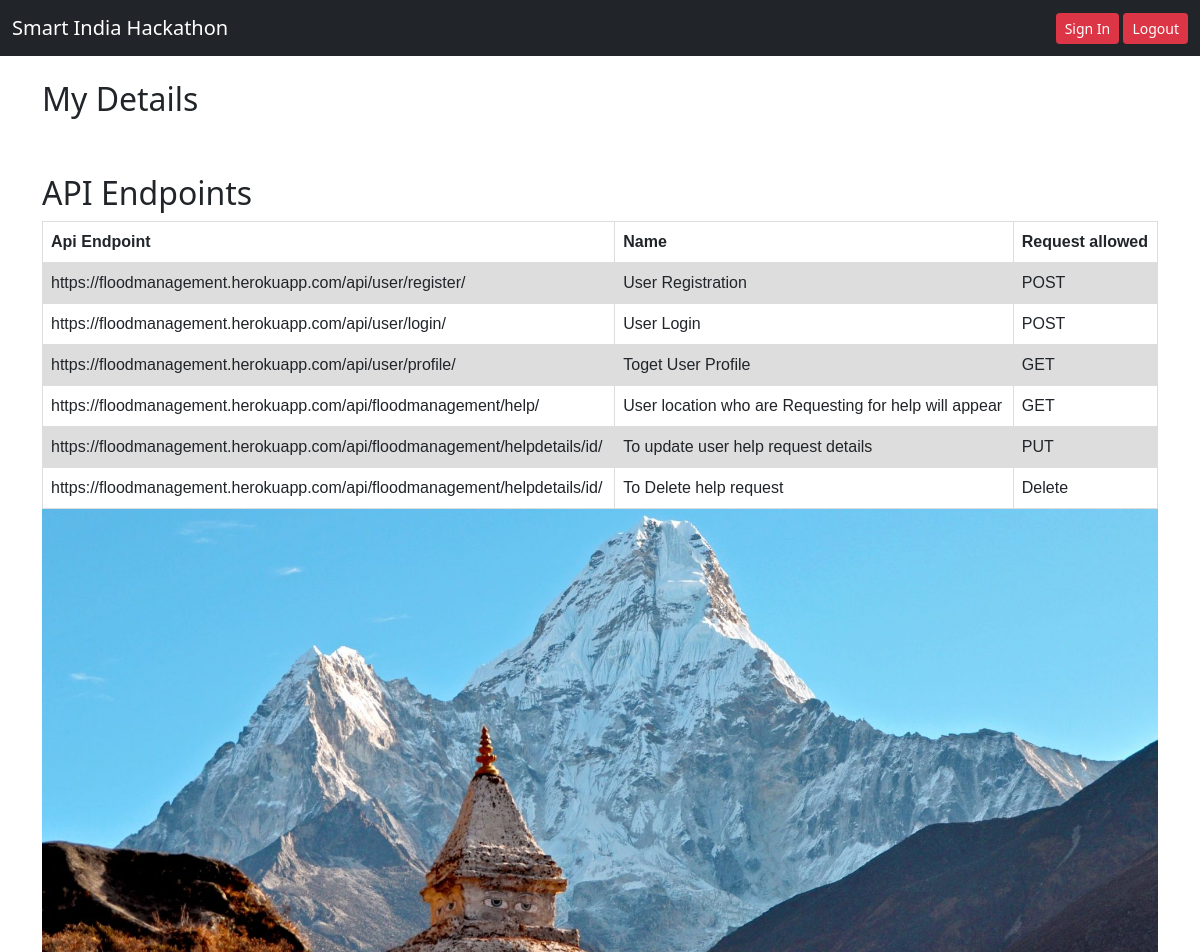
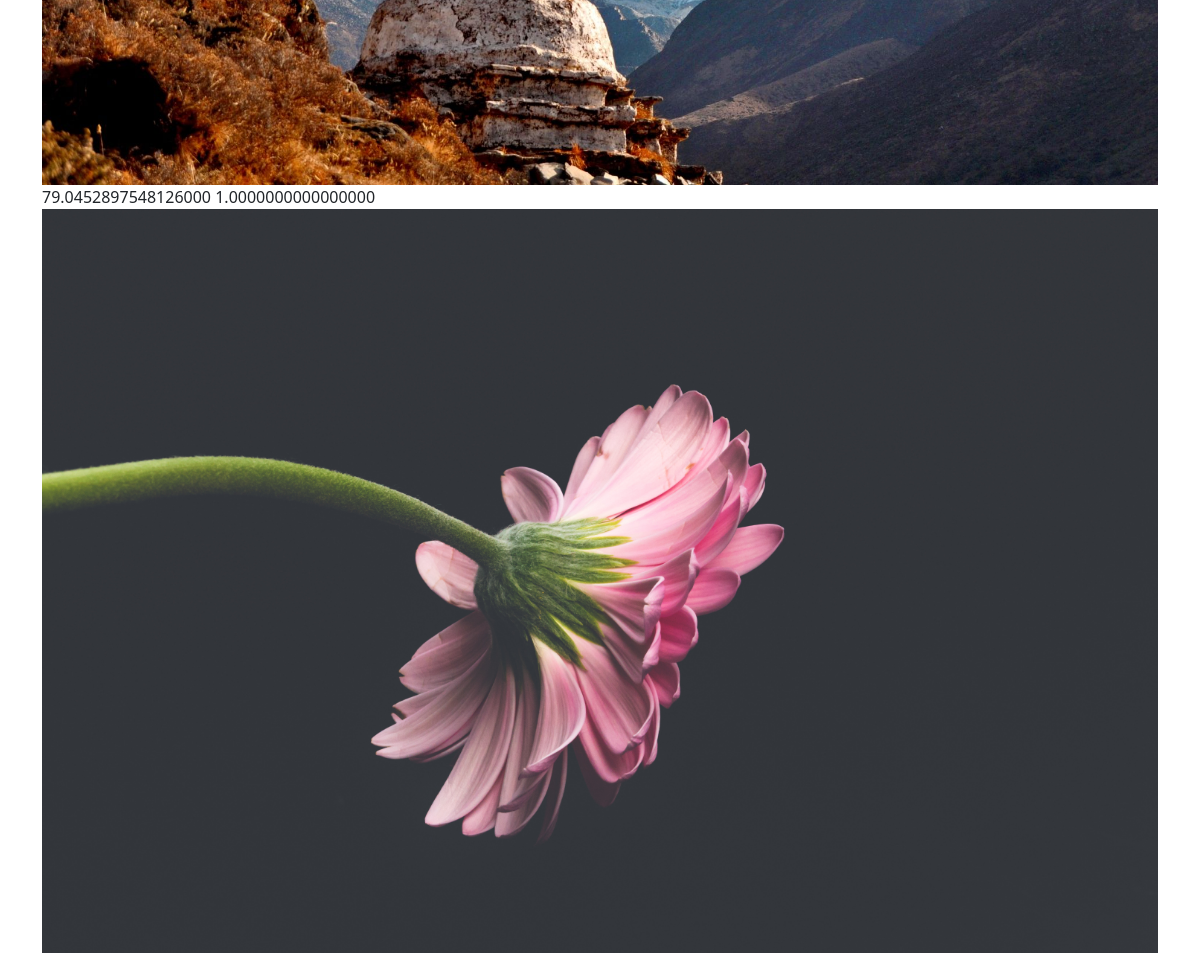
The page / on the database its author committed (2 pictures, top to bottom).
### api_floodmanagement/models.py (models this page shows)
class CrowdSource(models.Model):
    created_at = models.DateTimeField(auto_now_add=True)
    longitude = models.DecimalField(max_digits=19, decimal_places=16)
    latitude = models.DecimalField(max_digits=19, decimal_places=16)
    category = models.CharField(max_length=30, choices = CATEGORY ,default = 'Flood')
    image = models.ImageField(upload_to='crowdsourcing/')
    owner = models.ForeignKey(User, on_delete=models.CASCADE)
    class Meta:
        ordering = ['created_at']

### floodmanagement/views.py (the view)
# urls.py: path('', HomeListView.as_view(), name='home'),
class HomeListView(TemplateView):
    template_name = 'flood/home.html'
    def get_context_data(self, **kwargs):
        m = folium.Map([21.1458, 79.0882],width=750, height=500, zoom_start=20)
        folium.Marker([21.124181852903053, 79.00303866845013] , tooltip="click me" , popup="GHRIET").add_to(m)
        test = folium.Html('<b>Hello world</b>', script=True)
        popup = folium.Popup(test, max_width=2650)
        folium.RegularPolygonMarker(location=[51.5, -0.25], popup=popup).add_to(m)
        m=m._repr_html_() #updated
        image = CrowdSource.objects.all()
        context_old = super().get_context_data(**kwargs)
        context = { 'context_old':context_old , 'my_map': m , 'image':image}
        return context

### templates/flood/home.html (shortened to what this page needs)
{% extends 'base.html' %}
{% block content %}
<h2>My Details</h2>
{{user.name}}  <br>
{{user.email}} <br>
<div Class=" align-items-center justify-content-center">
<h2>API Endpoints</h2>
<table>
    <tr>
      <th>Api Endpoint</th>
      <th>Name</th>
      <th>Request allowed</th>
    </tr>
    <tr>
      <td>https://floodmanagement.herokuapp.com/api/user/register/</td>
      <td>User Registration</td>
      <td>POST</td>
    </tr>
    <tr>
      <td>https://floodmanagement.herokuapp.com/api/user/login/</td>
      <td>User Login</td>
      <td>POST</td>
    </tr>
    <tr>
      <td>https://floodmanagement.herokuapp.com/api/user/profile/</td>
      <td>Toget User Profile</td>
      <td>GET</td>
    </tr>
    <tr>
      <td>https://floodmanagement.herokuapp.com/api/floodmanagement/help/</td>
      <td>User location who are Requesting for help will appear</td>
      <td>GET</td>
    </tr>
    <tr>
      <td>https://floodmanagement.herokuapp.com/api/floodmanagement/helpdetails/id/</td>
      <td>To update user help request details</td>
      <td>PUT</td>
    </tr>
    <tr>
      <td>https://floodmanagement.herokuapp.com/api/floodmanagement/helpdetails/id/</td>
      <td>To Delete help request</td>
      <td>Delete</td>
    </tr>
  </table>
</div>
{% for CrowdSource in image %}
<img src="{{ CrowdSource.image.url}}" class="img-responsive" style="width: 100%; float: left; margin-right: 10px;" />
{{CrowdSource.latitude}}
{% endfor %}
{% endblock %}

### templates/flood/home.html (style rules this page uses)
table { font-family: arial, sans-serif; border-collapse: collapse; width: 100%; }
td, th { border: 1px solid #dddddd; text-align: left; padding: 8px; }
tr:nth-child(even) { background-color: #dddddd; }

### rows shown on the page
CrowdSource: image (picture), latitude "79.0452897548126000"
CrowdSource: image (picture), latitude "1.0000000000000000"
